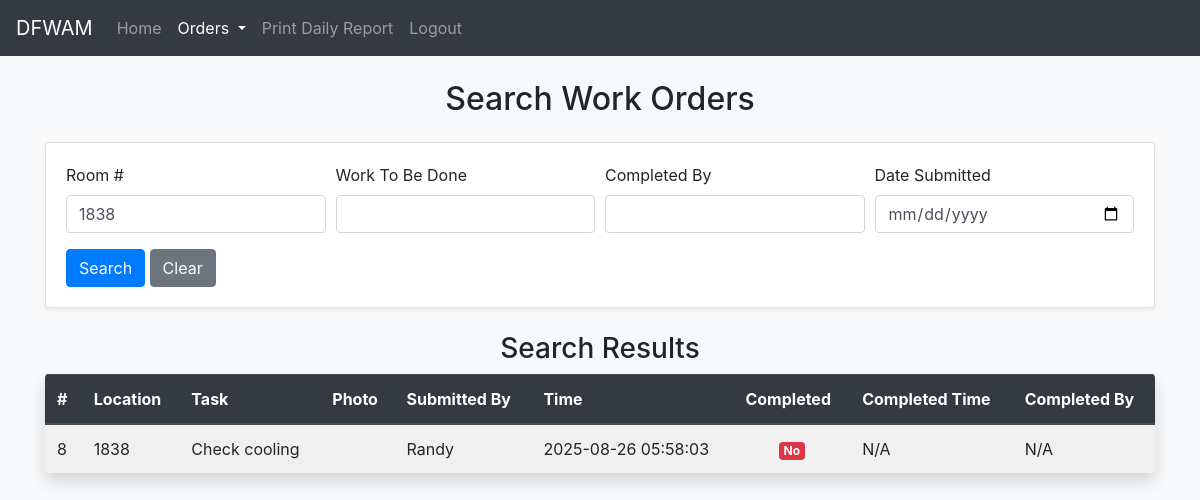
/search.php?room=1838 (signed in), run on the app's committed database.
### tables this page shows
CREATE TABLE IF NOT EXISTS `orders` (
  `id` int NOT NULL AUTO_INCREMENT,
  `room` int NOT NULL,
  `work_to_be_done` text NOT NULL,
  `photo` varchar(255) DEFAULT NULL,
  `completed` tinyint(1) NOT NULL DEFAULT '0',
  `completed_by` varchar(255) DEFAULT NULL,
  `time_completed` timestamp NULL DEFAULT NULL,
  `time` timestamp NOT NULL DEFAULT CURRENT_TIMESTAMP,
  `submitted_by` varchar(50) NOT NULL,
  PRIMARY KEY (`id`)
);

### search.php (the view, shortened to what this page needs)
<?php
include "config.php";
$data = [];
$search_performed = !empty($_GET);
if ($search_performed) {
    $query_sql = "SELECT * FROM `orders` WHERE 1=1";
    $params = [];
    if (!empty($_GET['room'])) {
        $query_sql .= " AND room = :room";
        $params[':room'] = $_GET['room'];
    }
    $query_sql .= " ORDER BY `id` DESC";
    $query = $conn->prepare($query_sql);
    $query->execute($params);
    $data = $query->fetchAll(PDO::FETCH_ASSOC);
}
?>
<!DOCTYPE html>
<html lang="en">
<head>
    <link rel="stylesheet" href="https://stackpath.bootstrapcdn.com/bootstrap/4.3.1/css/bootstrap.min.css" />
</head>
<body class="bg-light">
    <nav class="navbar navbar-expand-lg sticky-top navbar-dark bg-dark">
        <a class="navbar-brand" href="#">DFWAM</a>
        <div class="collapse navbar-collapse" id="navbarSupportedContent">
            <ul class="navbar-nav mr-auto">
                <li class="nav-item">
                    <a class="nav-link" href="/index.php">Home</a>
                </li>
                <li class="nav-item dropdown active">
                    <a class="nav-link dropdown-toggle" href="#" id="navbarDropdown" role="button" data-toggle="dropdown" aria-haspopup="true" aria-expanded="false">
                        Orders <span class="sr-only">(current)</span>
                    </a>
                </li>
                <li class="nav-item">
                    <a class="nav-link" href="/print.php">Print Daily Report</a>
                </li>
                <li class="nav-item">
                    <a class="nav-link" href="logout.php">Logout</a>
                </li>
            </ul>
        </div>
    </nav>
    <div class="container mt-4">
        <div class="row">
            <div class="col">
                <h2 class="text-center">Search Work Orders</h2>
            </div>
        </div>
        <div class="row mt-3">
            <div class="col">
                <div class="card shadow-sm">
                    <div class="card-body">
                        <form method="GET" action="search.php">
                            <div class="form-row">
                                <div class="form-group col-md-3">
                                    <label for="room">Room #</label>
                                    <input type="text" class="form-control" id="room" name="room" value="<?php echo htmlspecialchars($_GET['room'] ?? '', ENT_QUOTES, 'UTF-8'); ?>">
                                </div>
                                <div class="form-group col-md-3">
                                    <label for="work_to_be_done">Work To Be Done</label>
                                    <input type="text" class="form-control" id="work_to_be_done" name="work_to_be_done" value="<?php echo htmlspecialchars($_GET['work_to_be_done'] ?? '', ENT_QUOTES, 'UTF-8'); ?>">
                                </div>
                                <div class="form-group col-md-3">
                                    <label for="completed_by">Completed By</label>
                                    <input type="text" class="form-control" id="completed_by" name="completed_by" value="<?php echo htmlspecialchars($_GET['completed_by'] ?? '', ENT_QUOTES, 'UTF-8'); ?>">
                                </div>
                                <div class="form-group col-md-3">
                                    <label for="time">Date Submitted</label>
                                    <input type="date" class="form-control" id="time" name="time" value="<?php echo htmlspecialchars($_GET['time'] ?? '', ENT_QUOTES, 'UTF-8'); ?>">
                                </div>
                            </div>
                            <button type="submit" class="btn btn-primary">Search</button>
                            <a href="/search.php" class="btn btn-secondary">Clear</a>
                        </form>
                    </div>
                </div>
            </div>
        </div>
        <?php if ($search_performed): ?>
        <div class="row mt-4">
            <div class="col">
                <h3 class="text-center">Search Results</h3>
                <?php if (count($data) > 0): ?>
                <div class="table-responsive shadow rounded">
                    <table class="table table-light table-striped table-hover mb-0">
                        <thead class="thead-dark">
                            <tr>
                                <th>#</th>
                                <th>Location</th>
                                <th>Task</th>
                                <th>Photo</th>
                                <th>Submitted By</th>
                                <th>Time</th>
                                <th>Completed</th>
                                <th>Completed Time</th>
                                <th>Completed By</th>
                            </tr>
                        </thead>
                        <tbody>
                            <?php foreach ($data as $row): ?>
                                <?php
                                $id = htmlspecialchars($row['id'] ?? '', ENT_QUOTES, 'UTF-8');
                                $room = htmlspecialchars($row['room'] ?? '', ENT_QUOTES, 'UTF-8');
                                $work_to_be_done = htmlspecialchars($row['work_to_be_done'] ?? '', ENT_QUOTES, 'UTF-8');
                                $submitted_by = htmlspecialchars($row['submitted_by'] ?? '', ENT_QUOTES, 'UTF-8');
                                $time = htmlspecialchars($row['time'] ?? '', ENT_QUOTES, 'UTF-8');
                                $completed = $row['completed'] ? '<span class="badge badge-success">Yes</span>' : '<span class="badge badge-danger">No</span>';
                                $time_completed = htmlspecialchars($row['time_completed'] ?? 'N/A', ENT_QUOTES, 'UTF-8');
                                $completed_by = htmlspecialchars($row['completed_by'] ?? 'N/A', ENT_QUOTES, 'UTF-8');
                                ?>
                                <tr>
                                    <td><?php echo $id; ?></td>
                                    <td><?php echo $room; ?></td>
                                    <td><?php echo $work_to_be_done; ?></td>
                                    <td>
                                    </td>
                                    <td><?php echo $submitted_by; ?></td>
                                    <td><?php echo $time; ?></td>
                                    <td class="text-center"><?php echo $completed; ?></td>
                                    <td><?php echo $time_completed; ?></td>
                                    <td><?php echo $completed_by; ?></td>
                                </tr>
                            <?php endforeach; ?>
                        </tbody>
                    </table>
                </div>
                <?php else: ?>
                    <p class="alert alert-warning text-center mt-3">No work orders found matching your criteria.</p>
                <?php endif; ?>
            </div>
        </div>
        <?php endif; ?>
    </div>
</body>
</html>

### data on the page
orders: id "8", room "1838", work_to_be_done "Check cooling", submitted_by "Randy", time "2025-08-26 05:58:03", completed "No", time_completed "N/A", completed_by "N/A"
